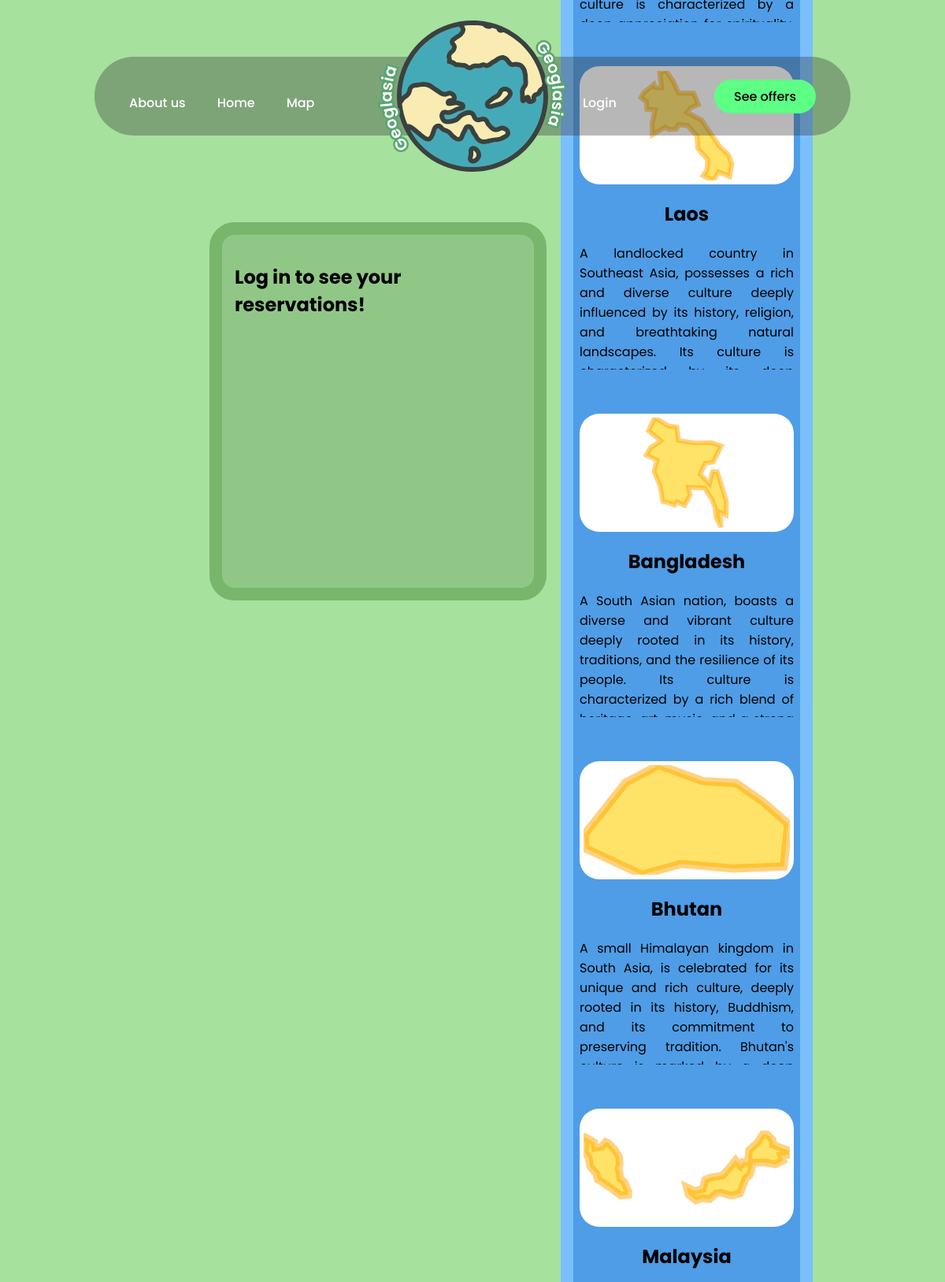
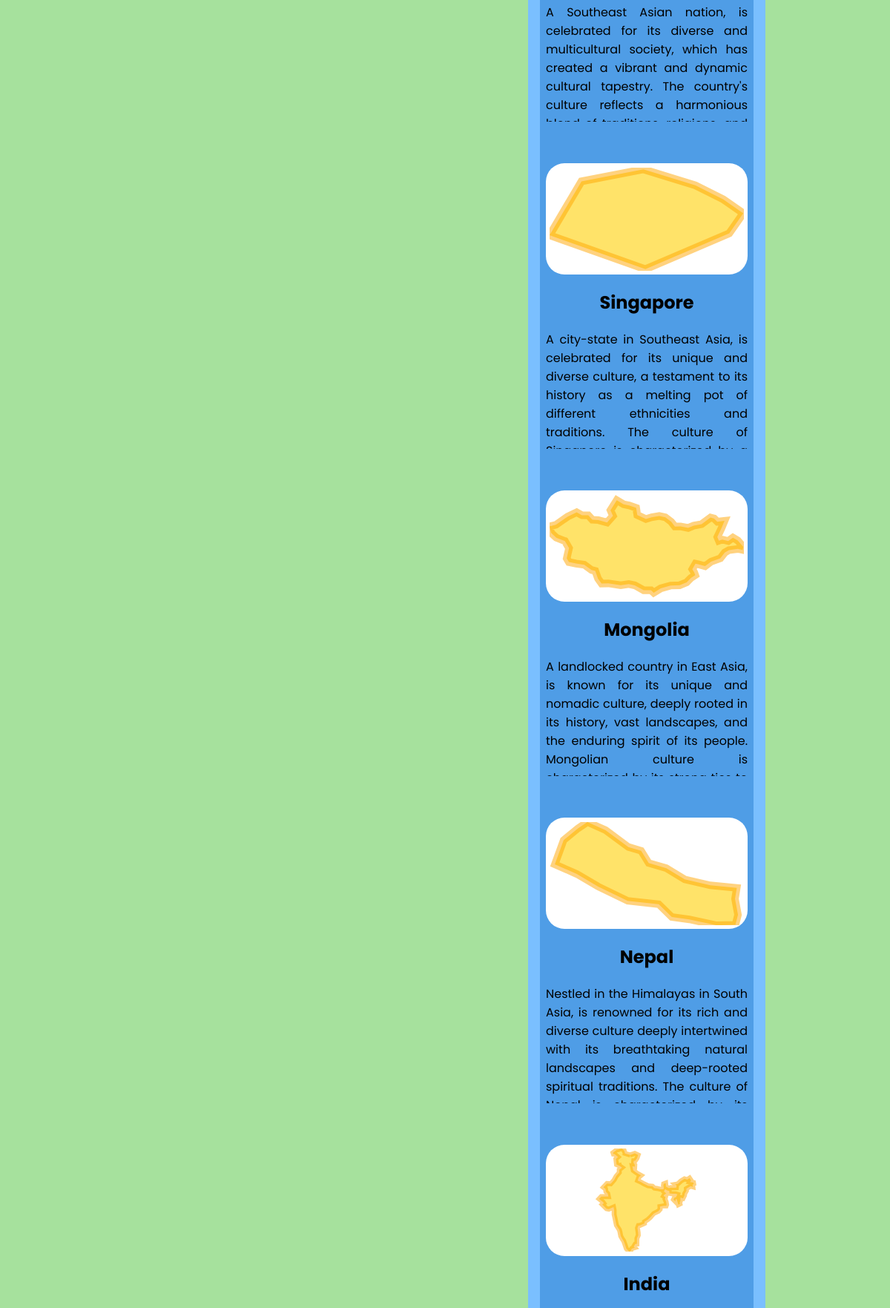
Screenshot of /website/home.php (upper part) with the database file from the repository (2 pictures, top to bottom).
### tables this page shows
CREATE TABLE `countries` (
  `country_id` int(11) NOT NULL,
  `country_name` varchar(60) NOT NULL,
  `country_desc` text NOT NULL,
  `country_code` varchar(2) NOT NULL
);

### website/require/database.php (called while the page is built, shortened)
<?php
function getUser() {
    $user = null;
    return $user;
}
?>

### website/home.php (the view, shortened to what this page needs)
<!DOCTYPE html>
<html lang="pl">
<head>
    <link rel="stylesheet" href="css/style.css">
    <?php
        $fileName = basename(__FILE__, '.php');
        if (file_exists("css/$fileName.css")) {
            echo "<link rel='stylesheet' href='css/$fileName.css'>";
        }
    ?>
    <link rel="stylesheet" href="https://cdn.jsdelivr.net/npm/swiper@10/swiper-bundle.min.css" />
</head>
<body>
    <?php
    require_once("require/database.php");
    $user = getUser();
    require_once("components/header.php");
    ?>
    <main>
        <div class="reservation">
            <?php
            if (!$user) {
            ?>
                <div class="not-logged-in">
                    <h2>Log in to see your reservations!</h2>
                </div>
            <?php
            }
            ?>
        </div>
        <div class="swipeWrap">
            <div class="swiper mySwiper home-cards">
                <div class="swiper-wrapper country-list">
                    <?php
                    $countriesQuery = 'SELECT * FROM countries';
                    $countryResult = $db->query($countriesQuery);
                    while ($row = $countryResult->fetch_assoc()) {
                        $countryName = $row['country_name'];
                        $countryDesc = $row['country_desc'];
                        $countryCode = $row['country_code'];
                        printf("
                        <div class='swiper-slide card'>
                            <div class='country-outline' data-country-code='%s'></div>
                            <h2>%s</h2>
                            <div class='description'>%s</div>
                        </div>", $countryCode, $countryName, $countryDesc);
                    }
                    ?>
                </div>
        </div>
    </main>
</body>
</html>

### website/components/header.php (shortened to what this page needs)
<header>
        <nav class="nav-links">
            <a href="aboutus.php">
                About us
            </a>
            <a href="home.php">
                Home
            </a>
            <a href="map.php">
                Map
            </a>
            <div class="page-name">
            </div>
        </nav>
        <div class="logo-container">
            <img src="../assets/globe.svg" alt="logo" class="logo">
            <?php
            if ($fileName == "home") {
            ?>
            <svg xmlns="http://www.w3.org/2000/svg" viewBox="0 0 200 200">>
                <text>
                    <textPath href="#circle-path">Geoglasia</textPath>
                </text>
                <text>
                    <textPath href="#circle-path">Geoglasia</textPath>
                </text>
            </svg>
            <?php } ?>
        </div>
        <div class="nav-links">
            <?php
            if ($user) {
                $username = $user['login'];
                echo "<h3>
                <ion-icon name='person-circle-outline' class='icon'></ion-icon>
                > Howdy, <span class='greeting'>$username!</span>
                </h3>";
                if ($user['is_admin']) {
                    echo "<a href='admin.php'>
                    Admin Panel
                    </a>";
                }
                echo "<a href='logout.php'>
                Logout
                </a>";
            } else {
            ?>
            <?php
                if ($fileName != "login")
                    echo "<a href='login.php' class='logintext'>
                        <ion-icon name='person-circle-outline' class='icon'></ion-icon>
                        Login
                    </a>";
            ?>
            <?php
            }
            ?>
            <a href="alloffers.php"><button class="cta">See offers</button></a>
        </div>
    </header>

### website/css/style.css (style rules this page uses)
* { box-sizing: border-box; font-family: 'Poppins', sans-serif; }
:root { --main-color: rgb(166, 225, 157); --main-color-s: rgba(49, 49, 49, 0.35); --category-hovered: rgb(145, 255, 172); --button-color: rgb(93, 255, 133); --button-color-hovered: rgba(82, 255, 105, 0.8); --warning-color: rgba(252, 255, 89, 0.808); --warning-color-s: rgba(224, 194, 113, 0.781); --success-color: rgba(135, 255, 131, 0.808); --success-color-s: rgba(116, 201, 113, 0.808); --formbox-color: #D89DE1; --formbox-color-s: #d787e4; --page-name-bg: rgba(77, 255, 137, 0.3); --scrollbar-color: rgb(62, 189, 58); --header-height: calc(5rem + 20px + 9rem); }
body { margin: 0px; padding: 0px; background-color: var(--main-color); height: 100vh; --body-height: 100vh; }
main { position: absolute; top: var(--header-height); display: flex; justify-content: center; align-items: center; height: calc( var(--body-height) - var(--header-height) ); --main-height: calc( var(--body-height) - var(--header-height) ); width: 100%; background-color: var(--main-color); }
header { display: flex; justify-content: space-between; align-items: center; position: relative; left: 50%; transform: translateX(-50%); margin-top: 4.5rem; padding: 10px 2%; width: clamp(100px, 80%, 100rem); border-radius: 500px; background-color: var(--main-color-s); z-index: 10; }
.page-name { position: absolute; top: -10px; right: 0; transform: translateY(-100%); width: 50%; height: 4rem; text-align: right; text-wrap: nowrap; display: flex; align-items: center; }
header > * { flex: 1; height: 5rem; position: relative; display: flex; align-items: center; }
.nav-links a, .nav-links button { text-decoration: none; color: white; font-size: 16px; font-weight: 500; }
.nav-links button { color: black; }
nav.nav-links { flex: 1; justify-content: left; }
div.nav-links { flex: 1; justify-content: right; }
.logo-container { flex: 0 0 clamp(6em, 20vw, 12em); justify-content: center; position: relative; height: calc(100% + 20px); }
.logo { position: absolute; top: 50%; transform: translateY(-50%); max-width: 100%; height: auto; cursor: pointer; }
.logo-container svg { position: absolute; top: 50%; transform: translateY(-50%); height: auto; width: 133%; z-index: 5; }
.logo-container svg text { font-family: 'Montserrat', sans-serif; fill: white; font-weight: 600; paint-order: stroke; stroke: #59a570; stroke-width: 4px; }
.nav-links a { position: relative; display: inline-block; padding: 0px 20px; }
.nav-links .logintext { position: relative; margin-right: auto; margin-left: 1.5em; font-weight: 500; color: white; }
.nav-links :has(.icon) { top: 0.5em; }
.nav-links a { transition: all 0.3s ease 0s; }
.nav-links a::after { content: ''; position: absolute; top: 100%; left: 50%; height: 2px; background: #fff; pointer-events: none; width: 0; transform: translate(-50%, 10px); opacity: 0.5; transition: 0.3s; }
.cta { padding: 9px 25px; background-color: var(--button-color); color: black; border: none; border-radius: 50px; cursor: pointer; transition: all 0.3s ease 0s; }

### website/css/home.css (style rules this page uses)
:root { --booking-bg: rgb(145, 199, 134); --booking-bg-s: rgb(120, 182, 108); --card-bg: rgb(79, 157, 230); --card-bg-s:rgb(122, 191, 255); }
.reservation { width: calc(25% + 8em); background-color:var(--booking-bg); border: 1em solid var(--booking-bg-s); padding: 1em; height: 30em; border-radius: 2em; display: flex; align-items: center; overflow-y: auto; flex-direction: column; }
.swipeWrap { width: 20%; padding: 1.5%; }
.home-cards { width: 20em; background-color: var(--card-bg); border: 1em solid var(--card-bg-s); border-radius: 2em; }
.card { padding: 0.5em; }
.card h2 { text-align: center; }
.description { text-align: justify; max-height: 10em; width: 100%; overflow: hidden; overflow-y: scroll; padding: 0; margin-bottom: 40px; }
.country-outline { background-color: white; height: 150px; margin-bottom: 2%; padding: 2%; border-radius: 25px; display: flex; align-items: center; justify-content: center; --country-fill: rgb(255, 227, 105); }

### rows the page displays
countries: country_name "Laos", country_desc "A landlocked country in Southeast Asia, possesses a rich and diverse culture deeply influenced by its history, religion, and breathtaking natural landscapes. Its culture is…"
countries: country_name "Bangladesh", country_desc "A South Asian nation, boasts a diverse and vibrant culture deeply rooted in its history, traditions, and the resilience of its people. Its culture is characterized by a rich blend of…"
countries: country_name "Bhutan", country_desc "A small Himalayan kingdom in South Asia, is celebrated for its unique and rich culture, deeply rooted in its history, Buddhism, and its commitment to preserving tradition. Bhutan's…"
countries: country_name "Malaysia", country_desc "A Southeast Asian nation, is celebrated for its diverse and multicultural society, which has created a vibrant and dynamic cultural tapestry. The country's culture reflects a harmonious…"
countries: country_name "Singapore", country_desc "A city-state in Southeast Asia, is celebrated for its unique and diverse culture, a testament to its history as a melting pot of different ethnicities and traditions. The culture of…"
countries: country_name "Mongolia", country_desc "A landlocked country in East Asia, is known for its unique and nomadic culture, deeply rooted in its history, vast landscapes, and the enduring spirit of its people. Mongolian culture is…"
countries: country_name "Nepal", country_desc "Nestled in the Himalayas in South Asia, is renowned for its rich and diverse culture deeply intertwined with its breathtaking natural landscapes and deep-rooted spiritual traditions. The culture of…"
countries: country_name "India"
